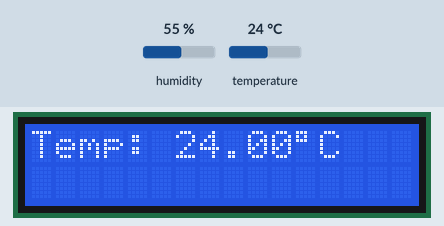
This sketch was run on a simulated Arduino Uno, built with avr-gcc and run on an emulated ATmega328P. On the bench: 16×2 character LCD. The inputs (shaded band) are chosen by the test bench; at power-on: temperature 24 °C, humidity 55 %.

Above: at 1.2 s.
1.3 s: temperature set to 12 °C
At 3.0 s:
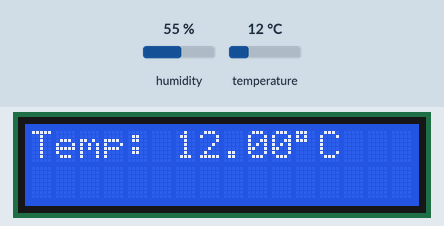
4.0 s: temperature set to 19 °C
At 5.4 s:
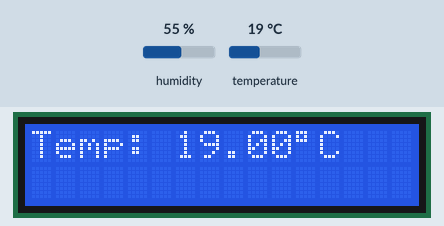
6.7 s: temperature set to 28 °C
At 9.2 s:
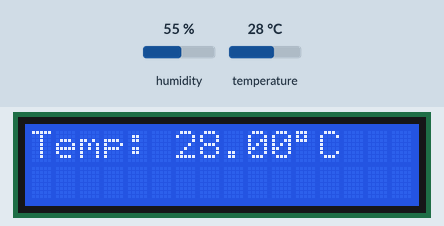
Timing chart, 0 to 10.7 s (numbered marks = the images above; inputs shaded):
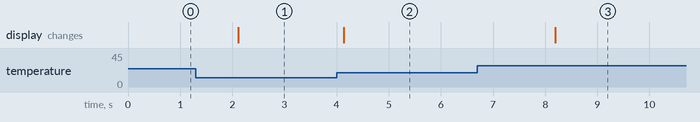

The sketch:

lcd_humidity_level_checker.ino
```cpp
#include <Wire.h>
#include <LiquidCrystal.h>
#include <DHT.h>

#define DHTPIN 2           // Pin connected to the DATA pin of the DHT sensor
#define DHTTYPE DHT11      // DHT 11 or DHT 22, depending on your sensor

DHT dht(DHTPIN, DHTTYPE);
LiquidCrystal lcd(7,8,9,10,11,12);  // Change 0x27 to the correct I2C address of your LCD

void setup() {
  lcd.begin();            // Initialize the LCD
  lcd.backlight();        // Turn on the LCD backlight
  dht.begin();            // Initialize the DHT sensor
}

void loop() {
  float temperature = dht.readTemperature();  // Read temperature in Celsius

  if (isnan(temperature)) {
    lcd.setCursor(0, 0);
    lcd.print("Error Reading");
    lcd.setCursor(0, 1);
    lcd.print("Temperature!");
  } else {
    lcd.setCursor(0, 0);
    lcd.print("Temp: ");
    lcd.print(temperature);
    lcd.print((char)223); // Degree symbol
    lcd.print("C");
  }

  delay(2000);  // Update every 2 seconds
}
```

Measured:
- after the input at 1.3 s, the display: changes after 0.81 s (image 1)
- after the input at 4.0 s, the display: changes after 0.14 s (image 2)
- after the input at 6.7 s, the display: changes after 1.5 s (image 3)
